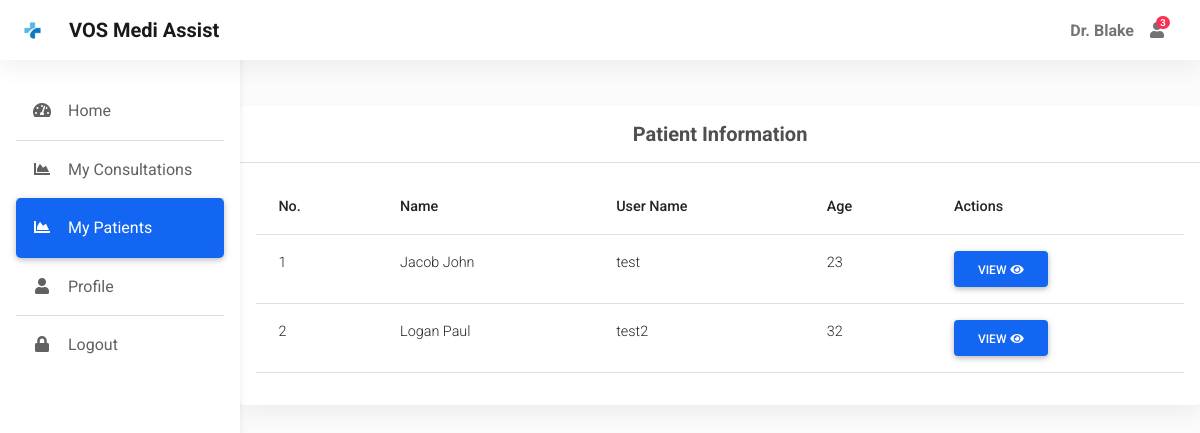
Page /mypatients (signed in) on the earlier database version.
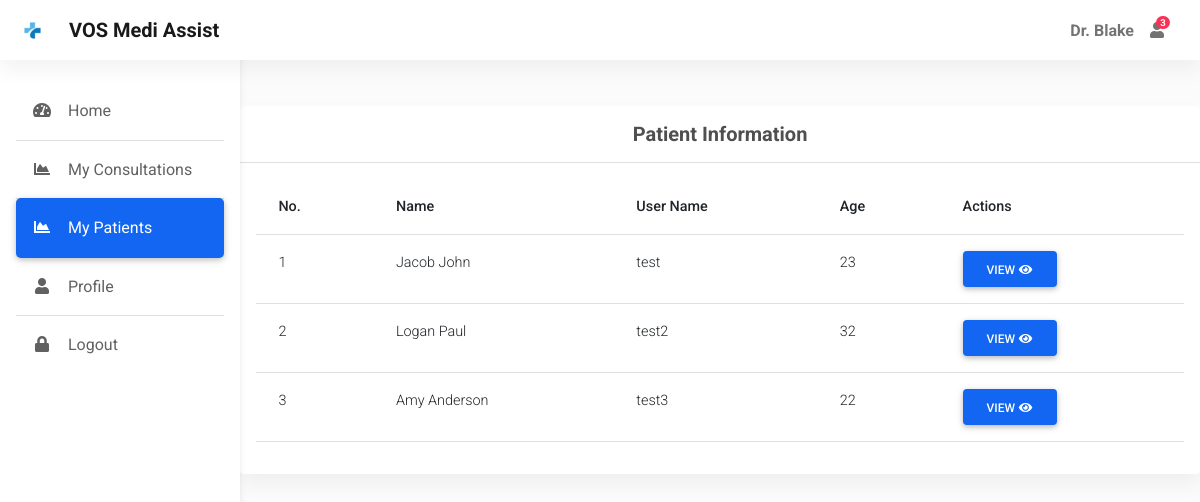
Same page on the later database version.
### app.py (models this page shows)
class User(db.Model, UserMixin):
    id = db.Column(db.Integer, primary_key=True)
    username = db.Column(db.String(50), nullable=False, unique=True)
    password = db.Column(db.String(50), nullable=False)
    name = db.Column(db.String(50), nullable=False)
    address = db.Column(db.String(80))
    city = db.Column(db.String(30))
    dob = db.Column(db.Date, nullable=False)
    gender = db.Column(db.String(10), nullable=False)
    is_doctor = db.Column(db.Boolean, default=False, nullable=False)
    mobile = db.Column(db.Integer)

### app.py (the view)
@app.route("/mypatients", methods=['GET', 'POST'])
@login_required
def mypatients():
    if current_user.is_doctor:
        patients = User.query.filter_by(is_doctor = False).all()
        return render_template('mypatients.html', patients = patients)
    else:
        return redirect(url_for('home'))

### app.py (called while the page is built)
@login_manager.user_loader
def load_user(user_id):
    return User.query.get(int(user_id))

def calculate_age(born):
    age = today.year - born.year - ((today.month, today.day) < (born.month, born.day))
    if age <= 0:
        return 1
    else:
        return age

@app.context_processor
def inject_datetime():
    return dict(datetime=datetime)

### templates/mypatients.html (shortened to what this page needs)
{% extends "dashboard.html" %}
{% block main %}
<div class="continer pt-5">
    <section class="mb-4">
        <div class="card">
          <div class="card-header text-center py-3">
            <h5 class="mb-0 text-center">
              <strong>Patient Information</strong>
            </h5>
          </div>
          <div class="card-body">
            <div class="table-responsive">
              <table class="table table-hover text-nowrap">
                <thead>
                  <tr>
                    <th scope="col">No.</th>
                    <th scope="col">Name</th>
                    <th scope="col">User Name</th>
                    <th scope="col">Age</th>
                    <th scope="col">Actions</th>
                  </tr>
                </thead>
                <tbody>
                  {% for patient in patients %}
                    <tr id="{{ loop.index }}">
                      <td>{{ loop.index }}</td>
                      <td>{{ patient.name }}</td>
                      <td>{{ patient.username }}</td>
                      <td>{{ patient.dob|calculate_age }}</td>
                      <td>
                        <a href="/viewpatient/{{ patient.id }}" class="btn btn-primary">View  <i class="fas fa-eye fa-fw"></i></a>
                      </td>
                    </tr>
                  {% endfor %}
                </tbody>
              </table>
            </div>
          </div>
      </section>
</div>
{% endblock %}

Differences in the rows shown:
added User: name "Amy Anderson", username "test3", dob|calculate_age "22"
